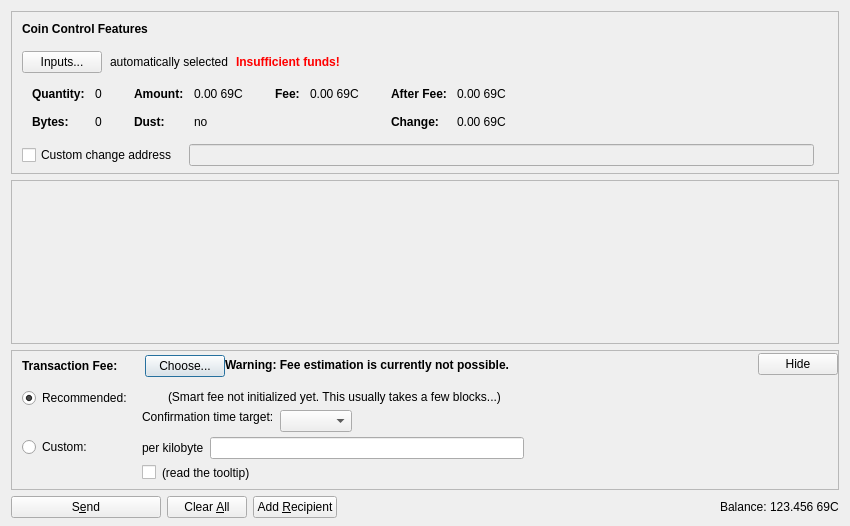
<?xml version="1.0" encoding="UTF-8"?>
<ui version="4.0">
 <class>SendCoinsDialog</class>
 <widget class="QDialog" name="SendCoinsDialog">
  <property name="geometry">
   <rect>
    <x>0</x>
    <y>0</y>
    <width>850</width>
    <height>526</height>
   </rect>
  </property>
  <property name="windowTitle">
   <string>Send Coins</string>
  </property>
  <layout class="QVBoxLayout" name="verticalLayout" stretch="0,1,0,0">
   <property name="bottomMargin">
    <number>8</number>
   </property>
   <item>
    <widget class="QFrame" name="frameCoinControl">
     <property name="sizePolicy">
      <sizepolicy hsizetype="Expanding" vsizetype="Expanding">
       <horstretch>0</horstretch>
       <verstretch>0</verstretch>
      </sizepolicy>
     </property>
     <property name="maximumSize">
      <size>
       <width>16777215</width>
       <height>16777215</height>
      </size>
     </property>
     <property name="frameShape">
      <enum>QFrame::StyledPanel</enum>
     </property>
     <property name="frameShadow">
      <enum>QFrame::Sunken</enum>
     </property>
     <layout class="QVBoxLayout" name="verticalLayoutCoinControl2">
      <property name="spacing">
       <number>0</number>
      </property>
      <property name="leftMargin">
       <number>0</number>
      </property>
      <property name="topMargin">
       <number>0</number>
      </property>
      <property name="rightMargin">
       <number>0</number>
      </property>
      <property name="bottomMargin">
       <number>6</number>
      </property>
      <item>
       <layout class="QVBoxLayout" name="verticalLayoutCoinControl" stretch="0,0,0,0,1">
        <property name="spacing">
         <number>0</number>
        </property>
        <property name="leftMargin">
         <number>10</number>
        </property>
        <property name="topMargin">
         <number>10</number>
        </property>
        <item>
         <layout class="QHBoxLayout" name="horizontalLayoutCoinControl1">
          <property name="bottomMargin">
           <number>15</number>
          </property>
          <item>
           <widget class="QLabel" name="labelCoinControlFeatures">
            <property name="sizePolicy">
             <sizepolicy hsizetype="Preferred" vsizetype="Maximum">
              <horstretch>0</horstretch>
              <verstretch>0</verstretch>
             </sizepolicy>
            </property>
            <property name="font">
             <font>
              <weight>75</weight>
              <bold>true</bold>
             </font>
            </property>
            <property name="styleSheet">
             <string notr="true">font-weight:bold;</string>
            </property>
            <property name="text">
             <string>Coin Control Features</string>
            </property>
           </widget>
          </item>
         </layout>
        </item>
        <item>
         <layout class="QHBoxLayout" name="horizontalLayoutCoinControl2" stretch="0,0,0,0">
          <property name="spacing">
           <number>8</number>
          </property>
          <property name="bottomMargin">
           <number>10</number>
          </property>
          <item>
           <widget class="QPushButton" name="pushButtonCoinControl">
            <property name="styleSheet">
             <string notr="true"/>
            </property>
            <property name="text">
             <string>Inputs...</string>
            </property>
            <property name="autoDefault">
             <bool>false</bool>
            </property>
           </widget>
          </item>
          <item>
           <widget class="QLabel" name="labelCoinControlAutomaticallySelected">
            <property name="text">
             <string>automatically selected</string>
            </property>
            <property name="margin">
             <number>5</number>
            </property>
           </widget>
          </item>
          <item>
           <widget class="QLabel" name="labelCoinControlInsuffFunds">
            <property name="font">
             <font>
              <weight>75</weight>
              <bold>true</bold>
             </font>
            </property>
            <property name="styleSheet">
             <string notr="true">color:red;font-weight:bold;</string>
            </property>
            <property name="text">
             <string>Insufficient funds!</string>
            </property>
            <property name="margin">
             <number>5</number>
            </property>
           </widget>
          </item>
          <item>
           <spacer name="horizontalSpacerCoinControl">
            <property name="orientation">
             <enum>Qt::Horizontal</enum>
            </property>
            <property name="sizeHint" stdset="0">
             <size>
              <width>40</width>
              <height>1</height>
             </size>
            </property>
           </spacer>
          </item>
         </layout>
        </item>
        <item>
         <widget class="QWidget" name="widgetCoinControl" native="true">
          <property name="sizePolicy">
           <sizepolicy hsizetype="Preferred" vsizetype="Preferred">
            <horstretch>0</horstretch>
            <verstretch>0</verstretch>
           </sizepolicy>
          </property>
          <property name="minimumSize">
           <size>
            <width>0</width>
            <height>0</height>
           </size>
          </property>
          <property name="styleSheet">
           <string notr="true"/>
          </property>
          <layout class="QHBoxLayout" name="horizontalLayoutCoinControl5">
           <property name="leftMargin">
            <number>0</number>
           </property>
           <property name="topMargin">
            <number>0</number>
           </property>
           <property name="rightMargin">
            <number>0</number>
           </property>
           <property name="bottomMargin">
            <number>0</number>
           </property>
           <item>
            <layout class="QHBoxLayout" name="horizontalLayoutCoinControl3" stretch="0,0,0,1">
             <property name="spacing">
              <number>20</number>
             </property>
             <property name="topMargin">
              <number>0</number>
             </property>
             <property name="bottomMargin">
              <number>10</number>
             </property>
             <item>
              <layout class="QFormLayout" name="formLayoutCoinControl1">
               <property name="horizontalSpacing">
                <number>10</number>
               </property>
               <property name="verticalSpacing">
                <number>14</number>
               </property>
               <property name="leftMargin">
                <number>10</number>
               </property>
               <property name="topMargin">
                <number>4</number>
               </property>
               <property name="rightMargin">
                <number>6</number>
               </property>
               <item row="0" column="0">
                <widget class="QLabel" name="labelCoinControlQuantityText">
                 <property name="font">
                  <font>
                   <weight>75</weight>
                   <bold>true</bold>
                  </font>
                 </property>
                 <property name="text">
                  <string>Quantity:</string>
                 </property>
                 <property name="margin">
                  <number>0</number>
                 </property>
                </widget>
               </item>
               <item row="0" column="1">
                <widget class="QLabel" name="labelCoinControlQuantity">
                 <property name="cursor">
                  <cursorShape>IBeamCursor</cursorShape>
                 </property>
                 <property name="contextMenuPolicy">
                  <enum>Qt::ActionsContextMenu</enum>
                 </property>
                 <property name="text">
                  <string notr="true">0</string>
                 </property>
                 <property name="margin">
                  <number>0</number>
                 </property>
                 <property name="textInteractionFlags">
                  <set>Qt::LinksAccessibleByMouse|Qt::TextSelectableByKeyboard|Qt::TextSelectableByMouse</set>
                 </property>
                </widget>
               </item>
               <item row="1" column="0">
                <widget class="QLabel" name="labelCoinControlBytesText">
                 <property name="font">
                  <font>
                   <weight>75</weight>
                   <bold>true</bold>
                  </font>
                 </property>
                 <property name="text">
                  <string>Bytes:</string>
                 </property>
                </widget>
               </item>
               <item row="1" column="1">
                <widget class="QLabel" name="labelCoinControlBytes">
                 <property name="cursor">
                  <cursorShape>IBeamCursor</cursorShape>
                 </property>
                 <property name="contextMenuPolicy">
                  <enum>Qt::ActionsContextMenu</enum>
                 </property>
                 <property name="text">
                  <string notr="true">0</string>
                 </property>
                 <property name="textInteractionFlags">
                  <set>Qt::LinksAccessibleByMouse|Qt::TextSelectableByKeyboard|Qt::TextSelectableByMouse</set>
                 </property>
                </widget>
               </item>
              </layout>
             </item>
             <item>
              <layout class="QFormLayout" name="formLayoutCoinControl2">
               <property name="horizontalSpacing">
                <number>10</number>
               </property>
               <property name="verticalSpacing">
                <number>14</number>
               </property>
               <property name="leftMargin">
                <number>6</number>
               </property>
               <property name="topMargin">
                <number>4</number>
               </property>
               <property name="rightMargin">
                <number>6</number>
               </property>
               <item row="0" column="0">
                <widget class="QLabel" name="labelCoinControlAmountText">
                 <property name="font">
                  <font>
                   <weight>75</weight>
                   <bold>true</bold>
                  </font>
                 </property>
                 <property name="text">
                  <string>Amount:</string>
                 </property>
                 <property name="margin">
                  <number>0</number>
                 </property>
                </widget>
               </item>
               <item row="0" column="1">
                <widget class="QLabel" name="labelCoinControlAmount">
                 <property name="cursor">
                  <cursorShape>IBeamCursor</cursorShape>
                 </property>
                 <property name="contextMenuPolicy">
                  <enum>Qt::ActionsContextMenu</enum>
                 </property>
                 <property name="text">
                  <string notr="true">0.00 69C</string>
                 </property>
                 <property name="textInteractionFlags">
                  <set>Qt::LinksAccessibleByMouse|Qt::TextSelectableByKeyboard|Qt::TextSelectableByMouse</set>
                 </property>
                </widget>
               </item>
               <item row="1" column="0">
                <widget class="QLabel" name="labelCoinControlLowOutputText">
                 <property name="font">
                  <font>
                   <weight>75</weight>
                   <bold>true</bold>
                  </font>
                 </property>
                 <property name="text">
                  <string>Dust:</string>
                 </property>
                </widget>
               </item>
               <item row="1" column="1">
                <widget class="QLabel" name="labelCoinControlLowOutput">
                 <property name="cursor">
                  <cursorShape>IBeamCursor</cursorShape>
                 </property>
                 <property name="contextMenuPolicy">
                  <enum>Qt::ActionsContextMenu</enum>
                 </property>
                 <property name="text">
                  <string notr="true">no</string>
                 </property>
                 <property name="textInteractionFlags">
                  <set>Qt::LinksAccessibleByMouse|Qt::TextSelectableByKeyboard|Qt::TextSelectableByMouse</set>
                 </property>
                </widget>
               </item>
              </layout>
             </item>
             <item>
              <layout class="QFormLayout" name="formLayoutCoinControl3">
               <property name="horizontalSpacing">
                <number>10</number>
               </property>
               <property name="verticalSpacing">
                <number>14</number>
               </property>
               <property name="leftMargin">
                <number>6</number>
               </property>
               <property name="topMargin">
                <number>4</number>
               </property>
               <property name="rightMargin">
                <number>6</number>
               </property>
               <item row="0" column="0">
                <widget class="QLabel" name="labelCoinControlFeeText">
                 <property name="font">
                  <font>
                   <weight>75</weight>
                   <bold>true</bold>
                  </font>
                 </property>
                 <property name="text">
                  <string>Fee:</string>
                 </property>
                 <property name="margin">
                  <number>0</number>
                 </property>
                </widget>
               </item>
               <item row="0" column="1">
                <widget class="QLabel" name="labelCoinControlFee">
                 <property name="cursor">
                  <cursorShape>IBeamCursor</cursorShape>
                 </property>
                 <property name="contextMenuPolicy">
                  <enum>Qt::ActionsContextMenu</enum>
                 </property>
                 <property name="text">
                  <string notr="true">0.00 69C</string>
                 </property>
                 <property name="textInteractionFlags">
                  <set>Qt::LinksAccessibleByMouse|Qt::TextSelectableByKeyboard|Qt::TextSelectableByMouse</set>
                 </property>
                </widget>
               </item>
              </layout>
             </item>
             <item>
              <layout class="QFormLayout" name="formLayoutCoinControl4">
               <property name="horizontalSpacing">
                <number>10</number>
               </property>
               <property name="verticalSpacing">
                <number>14</number>
               </property>
               <property name="leftMargin">
                <number>6</number>
               </property>
               <property name="topMargin">
                <number>4</number>
               </property>
               <property name="rightMargin">
                <number>6</number>
               </property>
               <item row="0" column="0">
                <widget class="QLabel" name="labelCoinControlAfterFeeText">
                 <property name="font">
                  <font>
                   <weight>75</weight>
                   <bold>true</bold>
                  </font>
                 </property>
                 <property name="text">
                  <string>After Fee:</string>
                 </property>
                 <property name="margin">
                  <number>0</number>
                 </property>
                </widget>
               </item>
               <item row="0" column="1">
                <widget class="QLabel" name="labelCoinControlAfterFee">
                 <property name="cursor">
                  <cursorShape>IBeamCursor</cursorShape>
                 </property>
                 <property name="contextMenuPolicy">
                  <enum>Qt::ActionsContextMenu</enum>
                 </property>
                 <property name="text">
                  <string notr="true">0.00 69C</string>
                 </property>
                 <property name="textInteractionFlags">
                  <set>Qt::LinksAccessibleByMouse|Qt::TextSelectableByKeyboard|Qt::TextSelectableByMouse</set>
                 </property>
                </widget>
               </item>
               <item row="1" column="0">
                <widget class="QLabel" name="labelCoinControlChangeText">
                 <property name="font">
                  <font>
                   <weight>75</weight>
                   <bold>true</bold>
                  </font>
                 </property>
                 <property name="text">
                  <string>Change:</string>
                 </property>
                </widget>
               </item>
               <item row="1" column="1">
                <widget class="QLabel" name="labelCoinControlChange">
                 <property name="cursor">
                  <cursorShape>IBeamCursor</cursorShape>
                 </property>
                 <property name="contextMenuPolicy">
                  <enum>Qt::ActionsContextMenu</enum>
                 </property>
                 <property name="text">
                  <string notr="true">0.00 69C</string>
                 </property>
                 <property name="textInteractionFlags">
                  <set>Qt::LinksAccessibleByMouse|Qt::TextSelectableByKeyboard|Qt::TextSelectableByMouse</set>
                 </property>
                </widget>
               </item>
              </layout>
             </item>
            </layout>
           </item>
          </layout>
         </widget>
        </item>
        <item>
         <layout class="QHBoxLayout" name="horizontalLayoutCoinControl4" stretch="0,0,0">
          <property name="spacing">
           <number>12</number>
          </property>
          <property name="sizeConstraint">
           <enum>QLayout::SetDefaultConstraint</enum>
          </property>
          <property name="topMargin">
           <number>5</number>
          </property>
          <property name="rightMargin">
           <number>5</number>
          </property>
          <item>
           <widget class="QCheckBox" name="checkBoxCoinControlChange">
            <property name="toolTip">
             <string>If this is activated, but the change address is empty or invalid, change will be sent to a newly generated address.</string>
            </property>
            <property name="text">
             <string>Custom change address</string>
            </property>
           </widget>
          </item>
          <item>
           <widget class="QValidatedLineEdit" name="lineEditCoinControlChange">
            <property name="enabled">
             <bool>false</bool>
            </property>
            <property name="sizePolicy">
             <sizepolicy hsizetype="Expanding" vsizetype="Fixed">
              <horstretch>0</horstretch>
              <verstretch>0</verstretch>
             </sizepolicy>
            </property>
           </widget>
          </item>
          <item>
           <widget class="QLabel" name="labelCoinControlChangeLabel">
            <property name="sizePolicy">
             <sizepolicy hsizetype="Preferred" vsizetype="Expanding">
              <horstretch>0</horstretch>
              <verstretch>0</verstretch>
             </sizepolicy>
            </property>
            <property name="minimumSize">
             <size>
              <width>0</width>
              <height>0</height>
             </size>
            </property>
            <property name="text">
             <string/>
            </property>
            <property name="margin">
             <number>3</number>
            </property>
           </widget>
          </item>
         </layout>
        </item>
        <item>
         <spacer name="verticalSpacerCoinControl">
          <property name="orientation">
           <enum>Qt::Vertical</enum>
          </property>
          <property name="sizeHint" stdset="0">
           <size>
            <width>800</width>
            <height>1</height>
           </size>
          </property>
         </spacer>
        </item>
       </layout>
      </item>
     </layout>
    </widget>
   </item>
   <item>
    <widget class="QScrollArea" name="scrollArea">
     <property name="widgetResizable">
      <bool>true</bool>
     </property>
     <widget class="QWidget" name="scrollAreaWidgetContents">
      <property name="geometry">
       <rect>
        <x>0</x>
        <y>0</y>
        <width>830</width>
        <height>104</height>
       </rect>
      </property>
      <layout class="QVBoxLayout" name="verticalLayout_2" stretch="0,1">
       <property name="leftMargin">
        <number>0</number>
       </property>
       <property name="topMargin">
        <number>0</number>
       </property>
       <property name="rightMargin">
        <number>0</number>
       </property>
       <property name="bottomMargin">
        <number>0</number>
       </property>
       <item>
        <layout class="QVBoxLayout" name="entries">
         <property name="spacing">
          <number>6</number>
         </property>
        </layout>
       </item>
       <item>
        <spacer name="verticalSpacer">
         <property name="orientation">
          <enum>Qt::Vertical</enum>
         </property>
         <property name="sizeHint" stdset="0">
          <size>
           <width>20</width>
           <height>40</height>
          </size>
         </property>
        </spacer>
       </item>
      </layout>
     </widget>
    </widget>
   </item>
   <item>
    <widget class="QFrame" name="frameFee">
     <property name="sizePolicy">
      <sizepolicy hsizetype="Expanding" vsizetype="Expanding">
       <horstretch>0</horstretch>
       <verstretch>0</verstretch>
      </sizepolicy>
     </property>
     <property name="maximumSize">
      <size>
       <width>16777215</width>
       <height>16777215</height>
      </size>
     </property>
     <property name="frameShape">
      <enum>QFrame::StyledPanel</enum>
     </property>
     <property name="frameShadow">
      <enum>QFrame::Sunken</enum>
     </property>
     <layout class="QVBoxLayout" name="verticalLayoutFee1">
      <property name="spacing">
       <number>0</number>
      </property>
      <property name="leftMargin">
       <number>0</number>
      </property>
      <property name="topMargin">
       <number>0</number>
      </property>
      <property name="rightMargin">
       <number>0</number>
      </property>
      <property name="bottomMargin">
       <number>0</number>
      </property>
      <item>
       <layout class="QVBoxLayout" name="verticalLayoutFee2" stretch="0,0,0">
        <property name="spacing">
         <number>0</number>
        </property>
        <property name="leftMargin">
         <number>10</number>
        </property>
        <property name="topMargin">
         <number>0</number>
        </property>
        <item>
         <layout class="QHBoxLayout" name="horizontalLayoutFee1">
          <property name="bottomMargin">
           <number>0</number>
          </property>
          <item>
           <layout class="QVBoxLayout" name="verticalLayoutFee7">
            <property name="spacing">
             <number>0</number>
            </property>
            <item>
             <spacer name="verticalSpacerSmartFee">
              <property name="orientation">
               <enum>Qt::Vertical</enum>
              </property>
              <property name="sizeType">
               <enum>QSizePolicy::Fixed</enum>
              </property>
              <property name="sizeHint" stdset="0">
               <size>
                <width>1</width>
                <height>4</height>
               </size>
              </property>
             </spacer>
            </item>
            <item>
             <layout class="QHBoxLayout" name="horizontalLayoutSmartFee">
              <property name="spacing">
               <number>10</number>
              </property>
              <item>
               <widget class="QLabel" name="labelFeeHeadline">
                <property name="sizePolicy">
                 <sizepolicy hsizetype="Preferred" vsizetype="Maximum">
                  <horstretch>0</horstretch>
                  <verstretch>0</verstretch>
                 </sizepolicy>
                </property>
                <property name="font">
                 <font>
                  <weight>75</weight>
                  <bold>true</bold>
                 </font>
                </property>
                <property name="styleSheet">
                 <string notr="true">font-weight:bold;</string>
                </property>
                <property name="text">
                 <string>Transaction Fee:</string>
                </property>
               </widget>
              </item>
              <item>
               <widget class="QLabel" name="labelFeeMinimized">
                <property name="text">
                 <string/>
                </property>
               </widget>
              </item>
              <item>
               <widget class="QPushButton" name="buttonChooseFee">
                <property name="text">
                 <string>Choose...</string>
                </property>
               </widget>
              </item>
             </layout>
            </item>
            <item>
             <spacer name="verticalSpacer_5">
              <property name="orientation">
               <enum>Qt::Vertical</enum>
              </property>
              <property name="sizeHint" stdset="0">
               <size>
                <width>1</width>
                <height>1</height>
               </size>
              </property>
             </spacer>
            </item>
           </layout>
          </item>
          <item>
           <widget class="QLabel" name="fallbackFeeWarningLabel">
            <property name="toolTip">
             <string>Using the fallbackfee can result in sending a transaction that will take several hours or days (or never) to confirm. Consider choosing your fee manually or wait until you have validated the complete chain.</string>
            </property>
            <property name="font">
            <font>
                <weight>75</weight>
                <bold>true</bold>
            </font>
            </property>
            <property name="text">
             <string>Warning: Fee estimation is currently not possible.</string>
            </property>
            <property name="wordWrap">
             <bool>false</bool>
            </property>
           </widget>
          </item>
          <item>
           <spacer name="horizontalSpacer_4">
            <property name="orientation">
             <enum>Qt::Horizontal</enum>
            </property>
            <property name="sizeType">
             <enum>QSizePolicy::MinimumExpanding</enum>
            </property>
            <property name="sizeHint" stdset="0">
             <size>
              <width>40</width>
              <height>20</height>
             </size>
            </property>
           </spacer>
          </item>
          <item>
           <widget class="QPushButton" name="buttonMinimizeFee">
            <property name="toolTip">
             <string>collapse fee-settings</string>
            </property>
            <property name="text">
             <string>Hide</string>
            </property>
           </widget>
          </item>
         </layout>
        </item>
        <item>
         <widget class="QFrame" name="frameFeeSelection">
          <layout class="QVBoxLayout" name="verticalLayoutFee12">
           <property name="spacing">
            <number>0</number>
           </property>
           <property name="leftMargin">
            <number>0</number>
           </property>
           <property name="topMargin">
            <number>0</number>
           </property>
           <property name="rightMargin">
            <number>0</number>
           </property>
           <property name="bottomMargin">
            <number>0</number>
           </property>
           <item>
            <layout class="QGridLayout" name="gridLayoutFee">
             <property name="topMargin">
              <number>10</number>
             </property>
             <property name="bottomMargin">
              <number>4</number>
             </property>
             <property name="horizontalSpacing">
              <number>10</number>
             </property>
             <property name="verticalSpacing">
              <number>4</number>
             </property>
             <item row="1" column="1">
              <layout class="QVBoxLayout" name="verticalLayoutFee8">
               <property name="spacing">
                <number>6</number>
               </property>
               <item>
                <layout class="QHBoxLayout" name="horizontalLayoutFee13">
                 <item>
                  <widget class="QLabel" name="labelCustomPerKilobyte">
                   <property name="toolTip">
                    <string>If the custom fee is set to 1000 satoshis and the transaction is only 250 bytes, then &quot;per kilobyte&quot; only pays 250 satoshis in fee, while &quot;total at least&quot; pays 1000 satoshis. For transactions bigger than a kilobyte both pay by kilobyte.</string>
                   </property>
                   <property name="text">
                    <string>per kilobyte</string>
                   </property>
                  </widget>
                 </item>
                 <item>
                  <widget class="BitcoinAmountField" name="customFee"/>
                 </item>
                 <item>
                  <spacer name="horizontalSpacer_6">
                   <property name="orientation">
                    <enum>Qt::Horizontal</enum>
                   </property>
                   <property name="sizeHint" stdset="0">
                    <size>
                     <width>1</width>
                     <height>1</height>
                    </size>
                   </property>
                  </spacer>
                 </item>
                </layout>
               </item>
               <item>
                <layout class="QHBoxLayout" name="horizontalLayoutFee8">
                 <item>
                  <widget class="QCheckBox" name="checkBoxMinimumFee">
                   <property name="toolTip">
                    <string>Paying only the minimum fee is just fine as long as there is less transaction volume than space in the blocks. But be aware that this can end up in a never confirming transaction once there is more demand for kh69coin transactions than the network can process.</string>
                   </property>
                   <property name="text">
                    <string/>
                   </property>
                  </widget>
                 </item>
                 <item>
                  <widget class="QLabel" name="labelMinFeeWarning">
                   <property name="enabled">
                    <bool>true</bool>
                   </property>
                   <property name="toolTip">
                    <string>Paying only the minimum fee is just fine as long as there is less transaction volume than space in the blocks. But be aware that this can end up in a never confirming transaction once there is more demand for kh69coin transactions than the network can process.</string>
                   </property>
                   <property name="text">
                    <string>(read the tooltip)</string>
                   </property>
                   <property name="margin">
                    <number>5</number>
                   </property>
                  </widget>
                 </item>
                 <item>
                  <spacer name="horizontalSpacer_2">
                   <property name="orientation">
                    <enum>Qt::Horizontal</enum>
                   </property>
                   <property name="sizeHint" stdset="0">
                    <size>
                     <width>1</width>
                     <height>1</height>
                    </size>
                   </property>
                  </spacer>
                 </item>
                </layout>
               </item>
              </layout>
             </item>
             <item row="0" column="0">
              <layout class="QVBoxLayout" name="verticalLayoutFee4" stretch="0,1">
               <item>
                <widget class="QRadioButton" name="radioSmartFee">
                 <property name="text">
                  <string>Recommended:</string>
                 </property>
                 <property name="checked">
                  <bool>true</bool>
                 </property>
                 <attribute name="buttonGroup">
                  <string notr="true">groupFee</string>
                 </attribute>
                </widget>
               </item>
               <item>
                <spacer name="verticalSpacer_2">
                 <property name="orientation">
                  <enum>Qt::Vertical</enum>
                 </property>
                 <property name="sizeHint" stdset="0">
                  <size>
                   <width>1</width>
                   <height>1</height>
                  </size>
                 </property>
                </spacer>
               </item>
              </layout>
             </item>
             <item row="1" column="0">
              <layout class="QVBoxLayout" name="verticalLayoutFee9" stretch="0,1">
               <item>
                <widget class="QRadioButton" name="radioCustomFee">
                 <property name="text">
                  <string>Custom:</string>
                 </property>
                 <attribute name="buttonGroup">
                  <string notr="true">groupFee</string>
                 </attribute>
                </widget>
               </item>
               <item>
                <spacer name="verticalSpacer_6">
                 <property name="orientation">
                  <enum>Qt::Vertical</enum>
                 </property>
                 <property name="sizeHint" stdset="0">
                  <size>
                   <width>1</width>
                   <height>1</height>
                  </size>
                 </property>
                </spacer>
               </item>
              </layout>
             </item>
             <item row="0" column="1">
              <layout class="QVBoxLayout" name="verticalLayoutFee3" stretch="0,0,1">
               <property name="spacing">
                <number>6</number>
               </property>
               <property name="topMargin">
                <number>2</number>
               </property>
               <item>
                <layout class="QHBoxLayout" name="horizontalLayoutFee12">
                 <item>
                  <widget class="QLabel" name="labelSmartFee">
                   <property name="text">
                    <string/>
                   </property>
                   <property name="margin">
                    <number>2</number>
                   </property>
                  </widget>
                 </item>
                 <item>
                  <widget class="QLabel" name="labelFeeEstimation">
                   <property name="text">
                    <string/>
                   </property>
                  </widget>
                 </item>
                 <item>
                  <widget class="QLabel" name="labelSmartFee2">
                   <property name="text">
                    <string>(Smart fee not initialized yet. This usually takes a few blocks...)</string>
                   </property>
                   <property name="margin">
                    <number>2</number>
                   </property>
                  </widget>
                 </item>
                 <item>
                  <spacer name="horizontalSpacer_5">
                   <property name="orientation">
                    <enum>Qt::Horizontal</enum>
                   </property>
                   <property name="sizeHint" stdset="0">
                    <size>
                     <width>1</width>
                     <height>1</height>
                    </size>
                   </property>
                  </spacer>
                 </item>
                </layout>
               </item>
               <item>
                <layout class="QHBoxLayout" name="horizontalLayoutFee9">
                 <item>
                  <layout class="QVBoxLayout" name="verticalLayoutFee6">
                   <item>
                    <widget class="QLabel" name="labelSmartFee3">
                     <property name="text">
                      <string>Confirmation time target:</string>
                     </property>
                     <property name="margin">
                      <number>2</number>
                     </property>
                    </widget>
                   </item>
                   <item>
                    <spacer name="verticalSpacer_3">
                     <property name="orientation">
                      <enum>Qt::Vertical</enum>
                     </property>
                     <property name="sizeHint" stdset="0">
                      <size>
                       <width>1</width>
                       <height>1</height>
                      </size>
                     </property>
                    </spacer>
                   </item>
                  </layout>
                 </item>
                 <item>
                  <layout class="QVBoxLayout" name="verticalLayoutFee5">
                   <property name="rightMargin">
                    <number>30</number>
                   </property>
                   <item>
                    <layout class="QHBoxLayout" name="horizontalLayoutConfTarget">
                     <property name="bottomMargin">
                      <number>0</number>
                     </property>
                     <item>
                      <widget class="QComboBox" name="confTargetSelector"/>
                     </item>
                     <item>
                      <spacer name="horizontalSpacerConfTarget">
                       <property name="orientation">
                        <enum>Qt::Horizontal</enum>
                       </property>
                       <property name="sizeHint" stdset="0">
                        <size>
                         <width>40</width>
                         <height>20</height>
                        </size>
                       </property>
                      </spacer>
                     </item>
                    </layout>
                   </item>
                  </layout>
                 </item>
                </layout>
               </item>
               <item>
                <spacer name="verticalSpacer_4">
                 <property name="orientation">
                  <enum>Qt::Vertical</enum>
                 </property>
                 <property name="sizeHint" stdset="0">
                  <size>
                   <width>1</width>
                   <height>1</height>
                  </size>
                 </property>
                </spacer>
               </item>
              </layout>
             </item>
            </layout>
           </item>
          </layout>
         </widget>
        </item>
        <item>
         <spacer name="verticalSpacerFee">
          <property name="orientation">
           <enum>Qt::Vertical</enum>
          </property>
          <property name="sizeHint" stdset="0">
           <size>
            <width>40</width>
            <height>5</height>
           </size>
          </property>
         </spacer>
        </item>
       </layout>
      </item>
     </layout>
    </widget>
   </item>
   <item>
    <layout class="QHBoxLayout" name="horizontalLayout">
     <item>
      <widget class="QPushButton" name="sendButton">
       <property name="minimumSize">
        <size>
         <width>150</width>
         <height>0</height>
        </size>
       </property>
       <property name="toolTip">
        <string>Confirm the send action</string>
       </property>
       <property name="text">
        <string>S&amp;end</string>
       </property>
       <property name="icon">
        <iconset resource="../bitcoin.qrc">
         <normaloff>:/icons/send</normaloff>:/icons/send</iconset>
       </property>
       <property name="autoDefault">
        <bool>false</bool>
       </property>
       <property name="default">
        <bool>false</bool>
       </property>
      </widget>
     </item>
     <item>
      <widget class="QPushButton" name="clearButton">
       <property name="sizePolicy">
        <sizepolicy hsizetype="Minimum" vsizetype="Fixed">
         <horstretch>0</horstretch>
         <verstretch>0</verstretch>
        </sizepolicy>
       </property>
       <property name="toolTip">
        <string>Clear all fields of the form.</string>
       </property>
       <property name="text">
        <string>Clear &amp;All</string>
       </property>
       <property name="icon">
        <iconset resource="../bitcoin.qrc">
         <normaloff>:/icons/remove</normaloff>:/icons/remove</iconset>
       </property>
       <property name="autoDefault">
        <bool>false</bool>
       </property>
      </widget>
     </item>
     <item>
      <widget class="QPushButton" name="addButton">
       <property name="toolTip">
        <string>Send to multiple recipients at once</string>
       </property>
       <property name="text">
        <string>Add &amp;Recipient</string>
       </property>
       <property name="icon">
        <iconset resource="../bitcoin.qrc">
         <normaloff>:/icons/add</normaloff>:/icons/add</iconset>
       </property>
       <property name="autoDefault">
        <bool>false</bool>
       </property>
      </widget>
     </item>
     <item>
      <spacer name="horizontalSpacer">
       <property name="orientation">
        <enum>Qt::Horizontal</enum>
       </property>
       <property name="sizeHint" stdset="0">
        <size>
         <width>40</width>
         <height>20</height>
        </size>
       </property>
      </spacer>
     </item>
     <item>
      <layout class="QHBoxLayout" name="horizontalLayout_2">
       <property name="spacing">
        <number>3</number>
       </property>
       <item>
        <widget class="QLabel" name="label">
         <property name="sizePolicy">
          <sizepolicy hsizetype="Preferred" vsizetype="Fixed">
           <horstretch>0</horstretch>
           <verstretch>0</verstretch>
          </sizepolicy>
         </property>
         <property name="text">
          <string>Balance:</string>
         </property>
        </widget>
       </item>
       <item>
        <widget class="QLabel" name="labelBalance">
         <property name="sizePolicy">
          <sizepolicy hsizetype="Preferred" vsizetype="Fixed">
           <horstretch>0</horstretch>
           <verstretch>0</verstretch>
          </sizepolicy>
         </property>
         <property name="cursor">
          <cursorShape>IBeamCursor</cursorShape>
         </property>
         <property name="text">
          <string notr="true">123.456 69C</string>
         </property>
         <property name="textInteractionFlags">
          <set>Qt::LinksAccessibleByMouse|Qt::TextSelectableByKeyboard|Qt::TextSelectableByMouse</set>
         </property>
        </widget>
       </item>
      </layout>
     </item>
    </layout>
   </item>
  </layout>
 </widget>
 <customwidgets>
  <customwidget>
   <class>QValidatedLineEdit</class>
   <extends>QLineEdit</extends>
   <header>qt/qvalidatedlineedit.h</header>
  </customwidget>
  <customwidget>
   <class>BitcoinAmountField</class>
   <extends>QLineEdit</extends>
   <header>qt/bitcoinamountfield.h</header>
   <container>1</container>
  </customwidget>
 </customwidgets>
 <resources>
  <include location="../bitcoin.qrc"/>
 </resources>
 <connections/>
 <buttongroups>
  <buttongroup name="groupFee"/>
 </buttongroups>
</ui>
